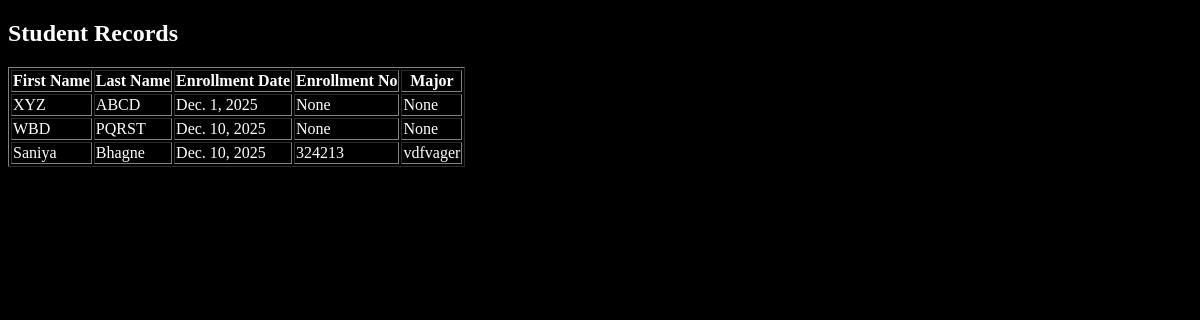
The page /list/ on the database as committed earlier.
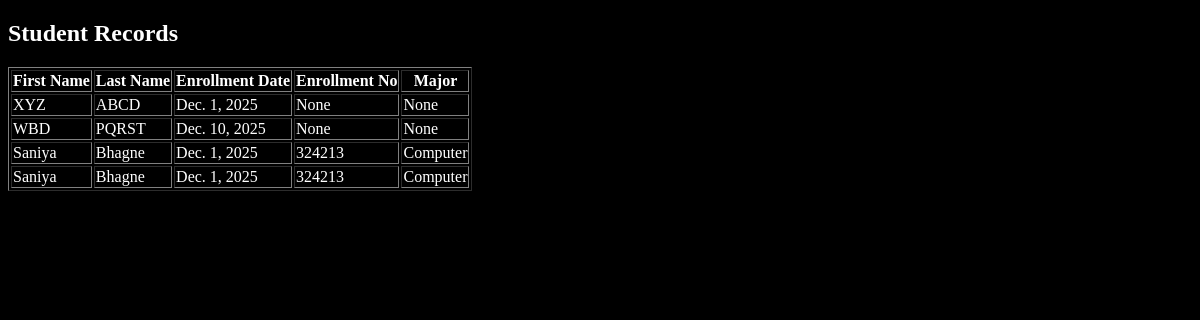
The same page on the database as committed later.
### testModels/models.py (models this page shows)
class Student(models.Model):
    first_name = models.CharField(max_length=30)
    last_name = models.CharField(max_length=30)
    enrollment_date = models.DateField()
    enrollment_number = models.CharField(max_length=50, null=True, blank=True)
    major = models.CharField(max_length=50, null=True, blank=True)

### testModels/views.py (the view)
# urls.py: path('list/', views.student_list, name='student_list'),
def student_list(request):
    stud_list = Student.objects.all()
    return render(request, 'student_list.html', {'students': stud_list})

### templates/student_list.html (shortened to what this page needs)
<!DOCTYPE html>
<html lang="en">
<head>
</head>
<body>
    <h2>Student Records</h2>
    <table border="1">
        <tr>
            <th>First Name</th>
            <th>Last Name</th>
            <th>Enrollment Date</th>
            <th>Enrollment No</th>
            <th>Major</th>
        </tr>
        {% for student in students %}
        <tr>
            <td>{{ student.first_name }}</td>
            <td>{{ student.last_name }}</td>
            <td>{{ student.enrollment_date }}</td>
            <td>{{ student.enrollment_number }}</td>
            <td>{{ student.major }}</td>
        </tr>
        {% endfor %}
</body>
</html>

### templates/student_list.html (style rules this page uses)
body { background-color: #000; color: #fff; }

Rows that differ between the two databases and show on the page:
removed Student: first_name "Saniya", last_name "Bhagne", enrollment_date "Dec. 10, 2025", enrollment_number "324213", major "vdfvager"
added Student: first_name "Saniya", last_name "Bhagne", enrollment_date "Dec. 1, 2025", enrollment_number "324213", major "Computer"
added Student: first_name "Saniya", last_name "Bhagne", enrollment_date "Dec. 1, 2025", enrollment_number "324213", major "Computer"
